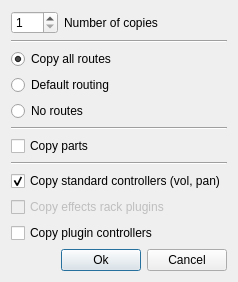
<?xml version="1.0" encoding="UTF-8"?>
<ui version="4.0">
 <class>DuplicateTracksBase</class>
 <widget class="QDialog" name="DuplicateTracksBase">
  <property name="geometry">
   <rect>
    <x>0</x>
    <y>0</y>
    <width>238</width>
    <height>261</height>
   </rect>
  </property>
  <property name="windowTitle">
   <string>Duplicate tracks</string>
  </property>
  <layout class="QVBoxLayout" name="verticalLayout">
   <item>
    <layout class="QHBoxLayout" name="horizontalLayout_2">
     <item>
      <widget class="QSpinBox" name="copiesSpinBox">
       <property name="minimum">
        <number>1</number>
       </property>
       <property name="maximum">
        <number>100</number>
       </property>
      </widget>
     </item>
     <item>
      <widget class="QLabel" name="label">
       <property name="text">
        <string>Number of copies</string>
       </property>
      </widget>
     </item>
     <item>
      <spacer name="horizontalSpacer_2">
       <property name="orientation">
        <enum>Qt::Horizontal</enum>
       </property>
       <property name="sizeHint" stdset="0">
        <size>
         <width>40</width>
         <height>20</height>
        </size>
       </property>
      </spacer>
     </item>
    </layout>
   </item>
   <item>
    <widget class="Line" name="line_2">
     <property name="orientation">
      <enum>Qt::Horizontal</enum>
     </property>
    </widget>
   </item>
   <item>
    <widget class="QRadioButton" name="allRoutesRadioButton">
     <property name="text">
      <string>Copy all routes</string>
     </property>
     <property name="checked">
      <bool>true</bool>
     </property>
    </widget>
   </item>
   <item>
    <widget class="QRadioButton" name="defaultRoutesRadioButton">
     <property name="text">
      <string>Default routing</string>
     </property>
    </widget>
   </item>
   <item>
    <widget class="QRadioButton" name="noRoutesRadioButton">
     <property name="text">
      <string>No routes</string>
     </property>
    </widget>
   </item>
   <item>
    <widget class="Line" name="line_3">
     <property name="orientation">
      <enum>Qt::Horizontal</enum>
     </property>
    </widget>
   </item>
   <item>
    <widget class="QCheckBox" name="copyPartsCheckBox">
     <property name="text">
      <string>Copy parts</string>
     </property>
    </widget>
   </item>
   <item>
    <widget class="Line" name="line">
     <property name="orientation">
      <enum>Qt::Horizontal</enum>
     </property>
    </widget>
   </item>
   <item>
    <widget class="QCheckBox" name="standardCtrlsCheckBox">
     <property name="text">
      <string>Copy standard controllers (vol, pan)</string>
     </property>
     <property name="checked">
      <bool>true</bool>
     </property>
    </widget>
   </item>
   <item>
    <widget class="QCheckBox" name="pluginsCheckBox">
     <property name="enabled">
      <bool>false</bool>
     </property>
     <property name="text">
      <string>Copy effects rack plugins</string>
     </property>
     <property name="checked">
      <bool>false</bool>
     </property>
    </widget>
   </item>
   <item>
    <widget class="QCheckBox" name="pluginCtrlsCheckBox">
     <property name="text">
      <string>Copy plugin controllers</string>
     </property>
     <property name="checked">
      <bool>false</bool>
     </property>
    </widget>
   </item>
   <item>
    <spacer name="verticalSpacer">
     <property name="orientation">
      <enum>Qt::Vertical</enum>
     </property>
     <property name="sizeHint" stdset="0">
      <size>
       <width>20</width>
       <height>27</height>
      </size>
     </property>
    </spacer>
   </item>
   <item>
    <layout class="QHBoxLayout" name="horizontalLayout">
     <item>
      <spacer name="horizontalSpacer">
       <property name="orientation">
        <enum>Qt::Horizontal</enum>
       </property>
       <property name="sizeHint" stdset="0">
        <size>
         <width>40</width>
         <height>20</height>
        </size>
       </property>
      </spacer>
     </item>
     <item>
      <widget class="QPushButton" name="okPushButton">
       <property name="text">
        <string>Ok</string>
       </property>
       <property name="default">
        <bool>true</bool>
       </property>
      </widget>
     </item>
     <item>
      <widget class="QPushButton" name="cancelPushButton">
       <property name="text">
        <string>Cancel</string>
       </property>
      </widget>
     </item>
    </layout>
   </item>
  </layout>
 </widget>
 <resources/>
 <connections/>
</ui>
